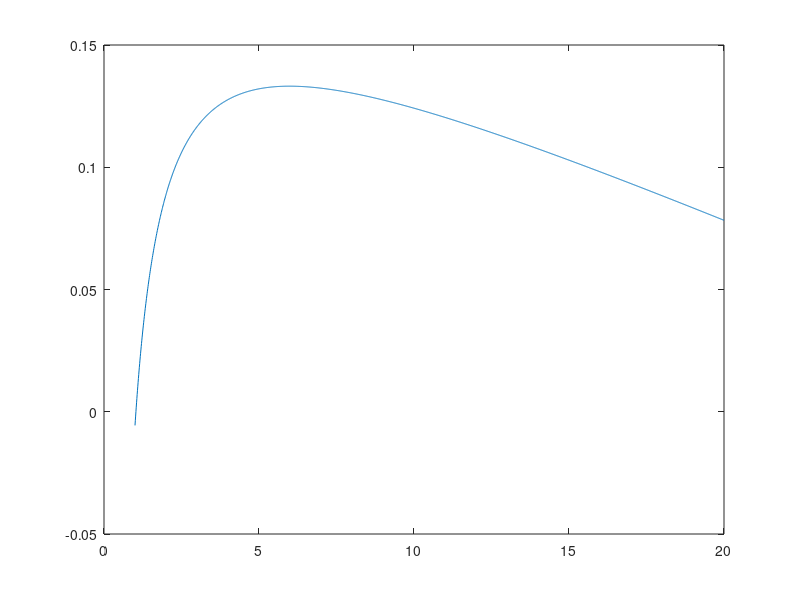
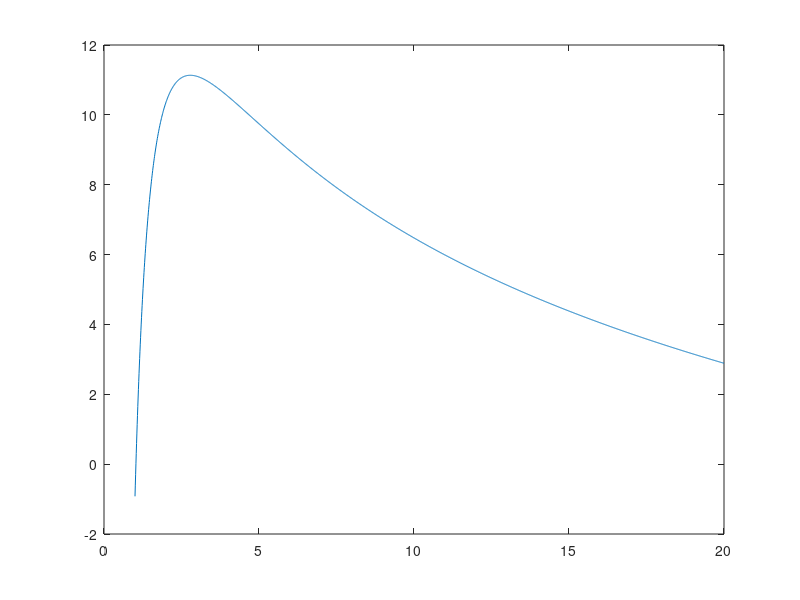

MATLAB code to generate these figures, in order:
a = 0.1;
T = 10000;
W = 50000;
A = 6;
e = 0.95;
Cd0 = 0.02;
S = 30;
rho = 1.225;

alfa = 1:0.01:20;
k = 1/(pi*e*A);
Cl = a*alfa;
Cd = Cd0 + k*Cl.^2;
v = sqrt(2*W./(rho*S*Cl));
D = (1/2)*rho*S*v.^2.*Cd;
Pa = T.*v;
Pr = D.*v;

gamma = (T-D)./W;
RC = (Pa-Pr)./W;

figure(1)
plot(alfa, gamma)

figure(2)
plot(alfa, RC)